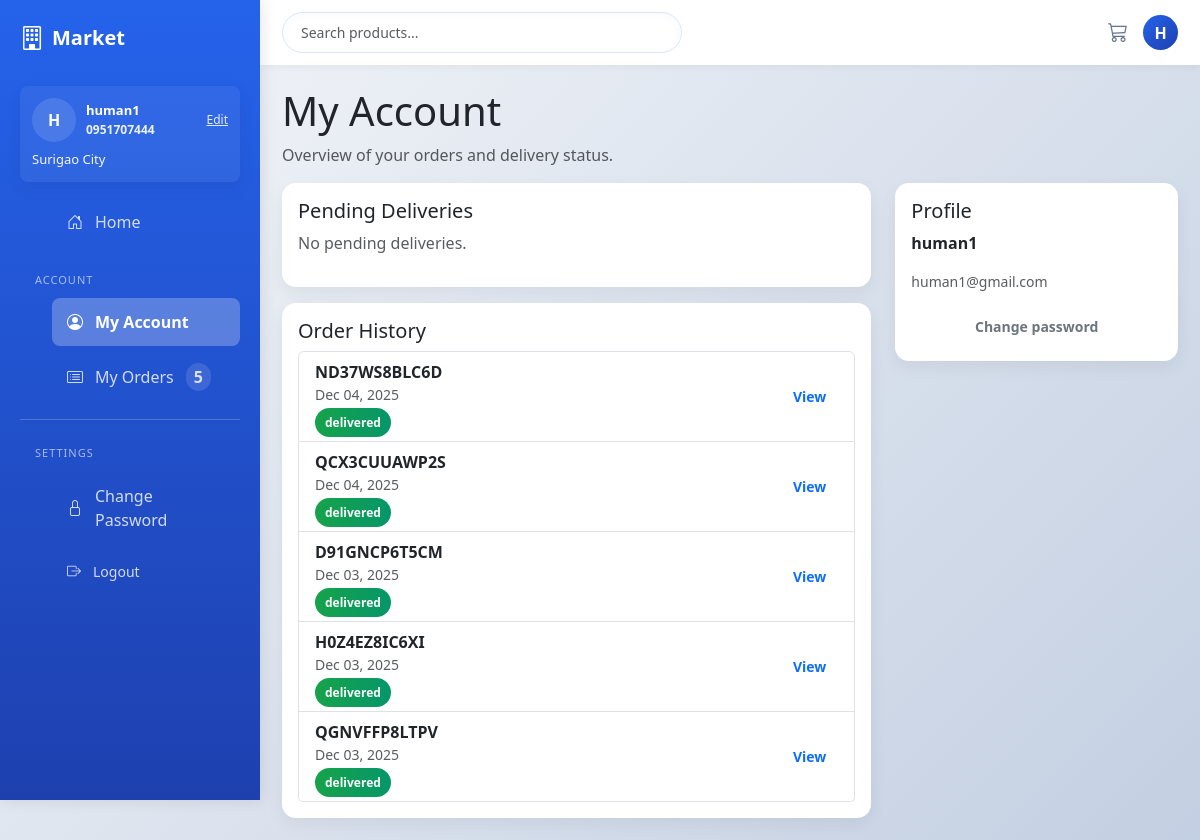
The app's page /buyer/dashboard/ (signed in) with its own data.
### core/models.py (models this page shows, shortened)
class User(AbstractUser):
    is_seller = models.BooleanField(default=False)
    phone_number = models.CharField(max_length=30, blank=True)
    default_address = models.TextField(blank=True)
    seller_lat = models.DecimalField(max_digits=9, decimal_places=6, null=True, blank=True)
    seller_lng = models.DecimalField(max_digits=9, decimal_places=6, null=True, blank=True)

class Order(models.Model):
    ORDER_STATUS = [
        ('pending', 'Pending'),
        ('confirmed', 'Confirmed'),
        ('shipped', 'Shipped'),
        ('delivered', 'Delivered'),
        ('cancelled', 'Cancelled'),
    ]
    buyer = models.ForeignKey(settings.AUTH_USER_MODEL, on_delete=models.CASCADE, related_name='orders')
    order_number = models.CharField(max_length=20, unique=True, blank=True)
    status = models.CharField(max_length=20, choices=ORDER_STATUS, default='pending')
    created_at = models.DateTimeField(auto_now_add=True)
    delivery_address = models.TextField(blank=True)
    delivery_fee = models.DecimalField(max_digits=8, decimal_places=2, default=0)
    delivery_lat = models.DecimalField(max_digits=9, decimal_places=6, null=True, blank=True)
    delivery_lng = models.DecimalField(max_digits=9, decimal_places=6, null=True, blank=True)

### core/views.py (the view)
# urls.py: path('buyer/dashboard/', buyer_dashboard, name='buyer_dashboard'),
@login_required
def buyer_dashboard(request):
    orders = request.user.orders.order_by('-created_at')
    pending = orders.filter(status='pending')
    context = {'orders': orders, 'pending': pending}
    return render(request, 'buyer_dashboard.html', context)

### core/context_processors.py (called while the page is built)
def sidebar_info(request):
    data = {
        'sidebar_orders_count': 0,
        'sidebar_sales_total': 0,
        'sidebar_phone': '',
        'sidebar_address': '',
    }
    user = getattr(request, 'user', None)
    if not user or not user.is_authenticated:
        return data
    try:
        from .models import Order
        data['sidebar_orders_count'] = user.orders.count()
        if getattr(user, 'is_seller', False):
            orders = Order.objects.filter(items__product__seller=user, status='delivered').distinct()
            total = sum(float(order.total) for order in orders)
            data['sidebar_sales_total'] = round(total, 2)
        data['sidebar_phone'] = getattr(user, 'phone_number', '') or ''
        data['sidebar_address'] = getattr(user, 'default_address', '') or ''
    except Exception:
        pass
    return data

### templates/buyer_dashboard.html
{% extends 'base.html' %}
{% load tz %}
{% block content %}
<h1>My Account</h1>
<p class="text-muted">Overview of your orders and delivery status.</p>
<div class="row">
  <div class="col-md-8">
    <div class="card p-3 mb-3">
      <h5>Pending Deliveries</h5>
      {% if pending %}
        {% for o in pending %}
          <div class="border rounded p-2 mb-2">
            <div class="d-flex justify-content-between align-items-center">
              <div>
                <div class="fw-bold">Order {{ o.order_number }}</div>
                <div class="small text-muted">Placed: {% timezone "Asia/Manila" %}{{ o.created_at|date:"M d, Y, g:i A" }}{% endtimezone %}</div>
                <div class="mt-1"><span class="status-pill {% if o.status == 'pending' %}status-pending{% elif o.status == 'confirmed' %}status-confirmed{% elif o.status == 'shipped' %}status-shipped{% elif o.status == 'delivered' %}status-delivered{% elif o.status == 'cancelled' %}status-cancelled{% endif %}">{{ o.status }}</span></div>
                <div class="mt-1 small text-muted"><i class="bi bi-telephone"></i> <strong>{{ user.phone_number|default:'No phone' }}</strong></div>
              </div>
              <a class="btn btn-sm btn-outline-primary" href="{% url 'order_detail' o.pk %}">View</a>
            </div>
          </div>
        {% endfor %}
      {% else %}
        <p class="text-muted">No pending deliveries.</p>
      {% endif %}
    </div>
    <div class="card p-3">
      <h5>Order History</h5>
      <ul class="list-group">
        {% for o in orders %}
          <li class="list-group-item d-flex justify-content-between align-items-center">
            <div>
              <div class="fw-bold">{{ o.order_number }}</div>
              <div class="small text-muted">{{ o.created_at|date:"M d, Y" }}</div>
              <div class="mt-1"><span class="status-pill {% if o.status == 'pending' %}status-pending{% elif o.status == 'confirmed' %}status-confirmed{% elif o.status == 'shipped' %}status-shipped{% elif o.status == 'delivered' %}status-delivered{% elif o.status == 'cancelled' %}status-cancelled{% endif %}">{{ o.status }}</span></div>
            </div>
            <a href="{% url 'order_detail' o.pk %}" class="btn btn-sm btn-outline-primary">View</a>
          </li>
        {% empty %}
          <li class="list-group-item">No orders yet.</li>
        {% endfor %}
      </ul>
    </div>
  </div>
  <div class="col-md-4">
    <div class="card p-3">
      <h5>Profile</h5>
      <p><strong>{{ user.username }}</strong></p>
      <p class="small text-muted">{{ user.email }}</p>
      <a href="/accounts/password_change/" class="btn btn-sm btn-outline-secondary">Change password</a>
    </div>
  </div>
</div>
{% endblock %}

### templates/base.html (shortened to what this page needs)
{% load static %}
<!doctype html>
<html lang="en">
<head>
    <link href="https://cdn.jsdelivr.net/npm/bootstrap@5.3.0/dist/css/bootstrap.min.css" rel="stylesheet">
    <link rel="stylesheet" href="https://cdn.jsdelivr.net/npm/bootstrap-icons@1.11.0/font/bootstrap-icons.css">
    <link rel="stylesheet" href="{% static 'css/styles.css' %}">
</head>
<body>
<button class="sidebar-toggle" id="sidebarToggle" aria-label="Toggle navigation"><i class="bi bi-list"></i></button>
<div id="sidebarEdge" class="sidebar-edge" aria-hidden="true"></div>
<aside class="sidebar" id="sidebar">
    <div class="sidebar-brand">
        <div style="display: flex; align-items: center; gap: 8px;">
            <i class="bi bi-building"></i>
            <span>Market</span>
        </div>
    </div>
    {% if user.is_authenticated %}
        <div class="card mb-3" style="background: rgba(255,255,255,0.06); padding: 12px; border-radius: 8px; color: white;">
            <div style="display:flex; justify-content: space-between; align-items: center; gap: 10px;">
                <div style="display:flex; gap:10px; align-items:center;">
                    <div style="width:44px; height:44px; border-radius:50%; background: rgba(255,255,255,0.12); display:flex; align-items:center; justify-content:center; font-weight:700;">{{ user.username|first|upper }}</div>
                    <div style="font-size:13px;">
                        <div style="font-weight:600">{{ user.get_full_name|default:user.username }}</div>
                        <div style="font-size:12px; opacity:0.9"><strong>{{ sidebar_phone|default:'No phone' }}</strong></div>
                    </div>
                </div>
                <div style="text-align:right; font-size:12px;">
                    <a href="{% url 'profile' %}" style="color: rgba(255,255,255,0.85); text-decoration: underline;">Edit</a>
                </div>
            </div>
            {% if sidebar_address %}
                <div style="margin-top:8px; font-size:13px; opacity:0.95;">{{ sidebar_address|truncatechars:80 }}</div>
            {% else %}
                <div style="margin-top:8px; font-size:13px; opacity:0.7;">No default address set</div>
            {% endif %}
        </div>
    {% endif %}
    <ul class="sidebar-nav">
        <li><a href="/" class="{% if request.resolver_match.url_name == 'home' %}active{% endif %}"><i class="bi bi-house-door"></i> Home</a></li>
    </ul>
    {% if user.is_authenticated %}
        <div class="sidebar-section-title">Account</div>
        <ul class="sidebar-nav">
            {% if user.is_superuser %}
                <li><a href="{% url 'admin_dashboard' %}" class="{% if request.resolver_match.url_name == 'admin_dashboard' %}active{% endif %}"><i class="bi bi-speedometer2"></i> Admin Dashboard</a></li>
            {% elif user.is_seller %}
                <li><a href="{% url 'seller_dashboard' %}" class="{% if request.resolver_match.url_name == 'seller_dashboard' %}active{% endif %}"><i class="bi bi-shop"></i> Seller Store</a></li>
            {% else %}
                <li><a href="{% url 'buyer_dashboard' %}" class="{% if request.resolver_match.url_name == 'buyer_dashboard' %}active{% endif %}"><i class="bi bi-person-circle"></i> My Account</a></li>
                <li><a href="{% url 'buyer_dashboard' %}" class=""><i class="bi bi-card-list"></i> My Orders <span style="float:right; background: rgba(255,255,255,0.12); padding:2px 8px; border-radius:999px; font-weight:700;">{{ sidebar_orders_count }}</span></a></li>
            {% endif %}
        </ul>
        <div class="sidebar-divider"></div>
        <div class="sidebar-section-title">Settings</div>
        <ul class="sidebar-nav">
            <li><a href="/accounts/password_change/"><i class="bi bi-lock"></i> Change Password</a></li>
            <li>
                <form method="post" action="{% url 'logout' %}" style="display: inline;">
                    <button type="submit" style="background: none; border: none; color: rgba(255, 255, 255, 0.8); padding: 12px 15px; text-align: left; cursor: pointer; width: 100%; font-size: 14px; font-family: inherit; display: flex; align-items: center; gap: 12px; transition: all 0.3s ease;">
                        <i class="bi bi-box-arrow-right"></i> Logout
                    </button>
                </form>
            </li>
        </ul>
    {% endif %}
</aside>
<div class="main-wrapper" id="mainWrapper">
    <div class="top-bar">
        <div class="search-box">
            <form method="get" action="/">
                <input type="search" name="q" placeholder="Search products..." class="form-control" value="{{ q|default:'' }}">
            </form>
        </div>
        <div class="user-profile">
            {% if user.is_authenticated and not user.is_superuser and not user.is_seller %}
            <div class="cart-badge">
                <a href="/cart/" style="color: var(--secondary); text-decoration: none; font-size: 20px;">
                    <i class="bi bi-cart3"></i>
                </a>
            </div>
            {% endif %}
            {% if user.is_authenticated %}
                <div class="avatar" title="{{ user.username }}">
                    {{ user.username|first|upper }}
                </div>
            {% endif %}
        </div>
    </div>
    <main class="main-content">
        {% block content %}{% endblock %}
    </main>
</div>
</body>
</html>

### static/css/styles.css (style rules this page uses)
body { font-family: system-ui, -apple-system, 'Segoe UI', Roboto, 'Helvetica Neue', Arial; }
.card { border: 0; }

### templates/base.html (style rules this page uses)
:root { --primary: #2563eb; --primary-dark: #1e40af; --secondary: #64748b; --success: #16a34a; --warning: #ea580c; --danger: #dc2626; }
* { margin: 0; padding: 0; box-sizing: border-box; }
body { font-family: 'Segoe UI', Tahoma, Geneva, Verdana, sans-serif; background: linear-gradient(135deg, #f5f7fa 0%, #c3cfe2 100%); min-height: 100vh; display: flex; }
.sidebar { width: 260px; background: linear-gradient(180deg, var(--primary) 0%, var(--primary-dark) 100%); color: white; padding: 20px; position: fixed; left: 0; top: 0; height: 100vh; overflow-y: auto; box-shadow: 2px 0 15px rgba(0, 0, 0, 0.1); transition: transform 0.3s ease, left 0.3s ease; z-index: 1000; }
.sidebar-brand { font-size: 20px; font-weight: 700; margin-bottom: 30px; display: flex; align-items: center; justify-content: space-between; gap: 10px; }
.sidebar-brand i { font-size: 24px; }
.sidebar-nav { list-style: none; }
.sidebar-nav li { margin-bottom: 5px; }
.sidebar-nav a { color: rgba(255, 255, 255, 0.8); text-decoration: none; padding: 12px 15px; border-radius: 8px; display: flex; align-items: center; gap: 12px; transition: all 0.3s ease; }
.sidebar-nav a.active { background: rgba(255, 255, 255, 0.25); color: white; font-weight: 600; }
.sidebar-divider { border-top: 1px solid rgba(255, 255, 255, 0.2); margin: 15px 0; }
.sidebar-section-title { font-size: 11px; text-transform: uppercase; letter-spacing: 1px; color: rgba(255, 255, 255, 0.6); padding: 10px 15px; margin-top: 15px; }
.sidebar-toggle { position: fixed; left: 20px; top: 20px; background: linear-gradient(135deg, var(--primary), var(--primary-dark)); border: none; color: white; width: 45px; height: 45px; border-radius: 50%; cursor: pointer; z-index: 999; display: flex; align-items: center; justify-content: center; box-shadow: 0 4px 12px rgba(37, 99, 235, 0.3); transition: all 0.3s ease; }
.sidebar-edge { position: fixed; left: 0; top: 0; height: 100vh; width: 10px; z-index: 1001; }
.main-wrapper { margin-left: 260px; flex: 1; display: flex; flex-direction: column; transition: margin-left 0.3s ease; }
.top-bar { background: white; padding: 12px 22px; box-shadow: 0 2px 8px rgba(0, 0, 0, 0.05); display: flex; justify-content: space-between; align-items: center; gap: 18px; }
.search-box { flex: 1; max-width: 400px; }
.search-box input { border: 1px solid #dbe6fb; border-radius: 24px; padding: 9px 18px; font-size: 14px; box-shadow: 0 2px 8px rgba(37,99,235,0.03) inset; }
.user-profile { display: flex; align-items: center; gap: 15px; }
.user-profile .avatar { width: 35px; height: 35px; background: linear-gradient(135deg, var(--primary), var(--primary-dark)); border-radius: 50%; display: flex; align-items: center; justify-content: center; color: white; font-weight: 600; cursor: pointer; }
.cart-badge { position: relative; }
.main-content { flex: 1; padding: 22px; overflow-y: auto; }
.card { border: 0; border-radius: 14px; box-shadow: 0 6px 18px rgba(3, 10, 22, 0.06); transition: transform 0.22s ease, box-shadow 0.22s ease; }
.btn { border-radius: 10px; font-weight: 600; transition: transform 0.14s ease, box-shadow 0.14s ease; border: 0; padding: 8px 12px; }
.status-delivered { background: linear-gradient(90deg, #16a34a, #059669); }
.status-pill { padding: 6px 10px; border-radius: 999px; font-weight:700; color:white; font-size:12px; }

### records on screen
User: username|first "H", get_full_name "human1", phone_number "0951707444", default_address "Surigao City", username "human1", email "human1@gmail.com"
Order: order_number "ND37WS8BLC6D", created_at "Dec 04, 2025", status "delivered"
Order: order_number "QCX3CUUAWP2S", created_at "Dec 04, 2025", status "delivered"
Order: order_number "D91GNCP6T5CM", created_at "Dec 03, 2025", status "delivered"
Order: order_number "H0Z4EZ8IC6XI", created_at "Dec 03, 2025", status "delivered"
Order: order_number "QGNVFFP8LTPV", created_at "Dec 03, 2025", status "delivered"

### other values on screen
{{ sidebar_orders_count }} "5"
